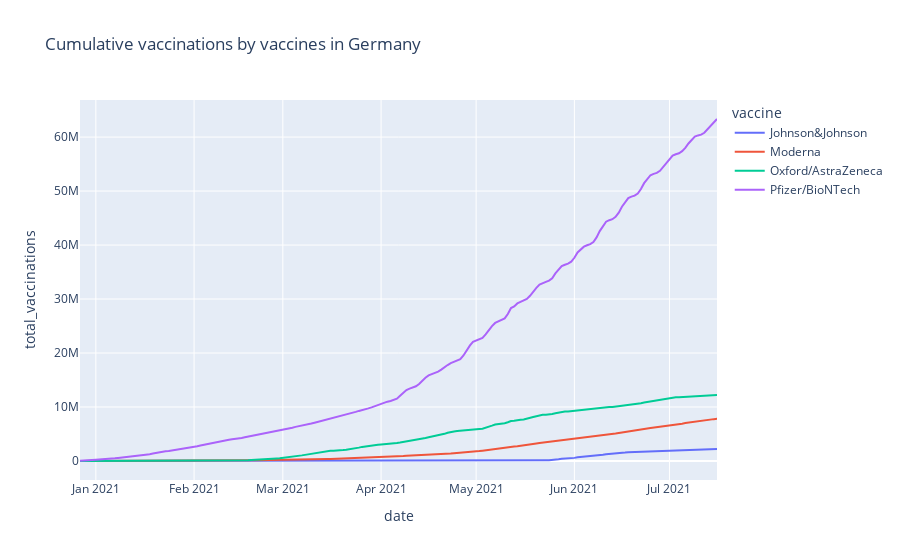

The notebook cell saved with this chart:
### Code cell
#Plot for Germany
manu_germany=manu.loc[manu['location']=='Germany']
fig=px.line(manu_germany,x='date',y='total_vaccinations',color='vaccine',title='Cumulative vaccinations by vaccines in Germany')
fig.show()

### Figure 1 — Plotly figure (JSON) as saved in the notebook; plotly's stock layout.template omitted (floating-point values rounded to 4 significant figures; data arrays with more than 128 entries replaced by an {"elided": "..."} marker saying what was removed)
{"data": [{"hovertemplate": "vaccine=Johnson&Johnson<br>date=%{x}<br>total_vaccinations=%{y}<extra></extra>", "legendgroup": "Johnson&Johnson", "line": {"color": "#636efa", "dash": "solid"}, "mode": "lines", "name": "Johnson&Johnson", "orientation": "v", "showlegend": true, "type": "scatter", "x": {"elided": "202 str values"}, "xaxis": "x", "y": {"elided": "202 int values"}, "yaxis": "y"}, {"hovertemplate": "vaccine=Moderna<br>date=%{x}<br>total_vaccinations=%{y}<extra></extra>", "legendgroup": "Moderna", "line": {"color": "#EF553B", "dash": "solid"}, "mode": "lines", "name": "Moderna", "orientation": "v", "showlegend": true, "type": "scatter", "x": {"elided": "202 str values"}, "xaxis": "x", "y": {"elided": "202 int values"}, "yaxis": "y"}, {"hovertemplate": "vaccine=Oxford/AstraZeneca<br>date=%{x}<br>total_vaccinations=%{y}<extra></extra>", "legendgroup": "Oxford/AstraZeneca", "line": {"color": "#00cc96", "dash": "solid"}, "mode": "lines", "name": "Oxford/AstraZeneca", "orientation": "v", "showlegend": true, "type": "scatter", "x": {"elided": "202 str values"}, "xaxis": "x", "y": {"elided": "202 int values"}, "yaxis": "y"}, {"hovertemplate": "vaccine=Pfizer/BioNTech<br>date=%{x}<br>total_vaccinations=%{y}<extra></extra>", "legendgroup": "Pfizer/BioNTech", "line": {"color": "#ab63fa", "dash": "solid"}, "mode": "lines", "name": "Pfizer/BioNTech", "orientation": "v", "showlegend": true, "type": "scatter", "x": {"elided": "202 str values"}, "xaxis": "x", "y": {"elided": "202 int values"}, "yaxis": "y"}], "layout": {"legend": {"title": {"text": "vaccine"}, "tracegroupgap": 0}, "title": {"text": "Cumulative vaccinations by vaccines in Germany"}, "xaxis": {"anchor": "y", "domain": [0, 1], "title": {"text": "date"}}, "yaxis": {"anchor": "x", "domain": [0, 1], "title": {"text": "total_vaccinations"}}}}
